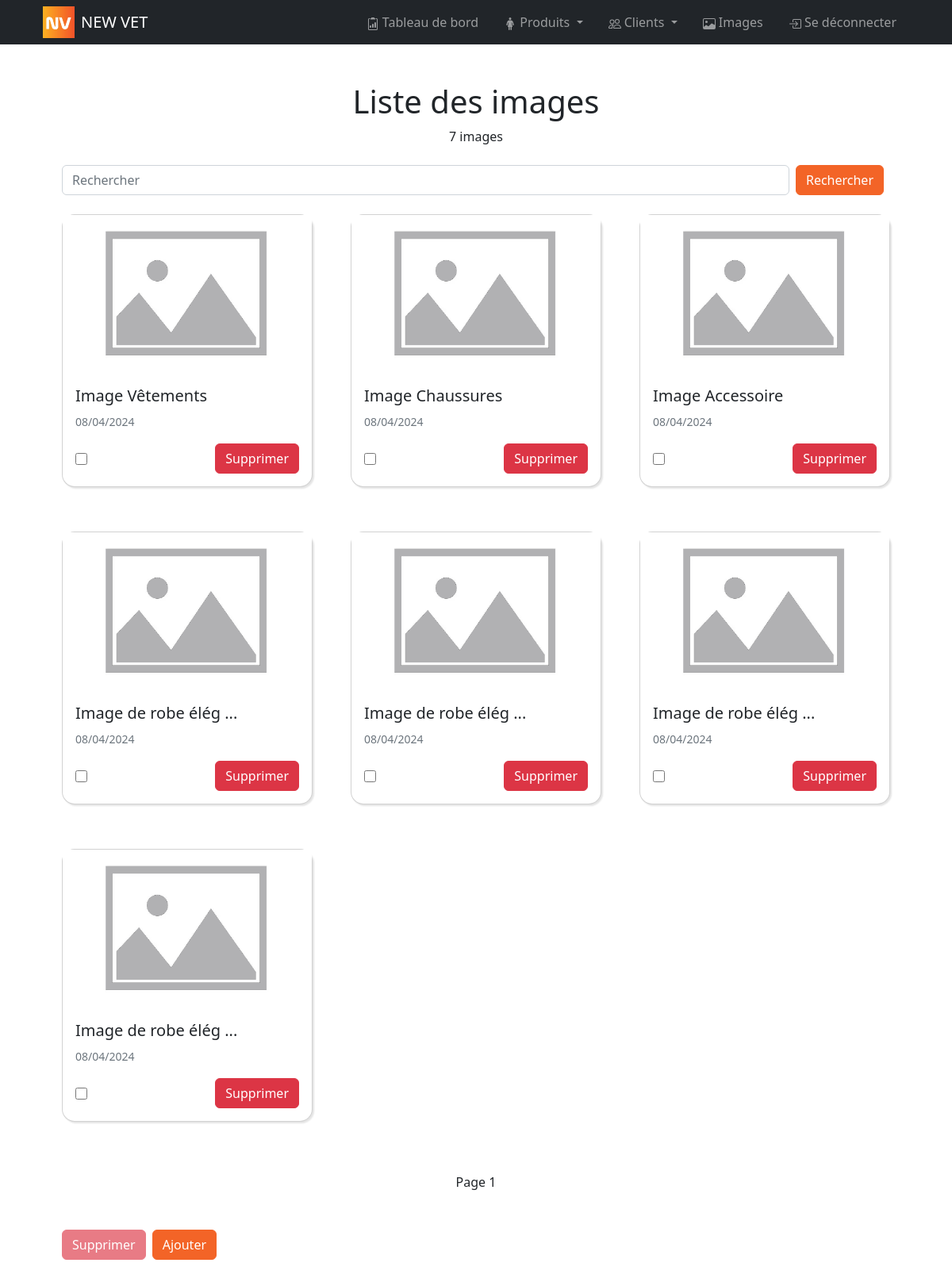
The page /bo/pages/images/index.php (signed in) on the database its author committed.
### tables this page shows
CREATE TABLE image(
        slug VARCHAR (50) NOT NULL UNIQUE,
        name VARCHAR (50),
        alt VARCHAR (250),
        path VARCHAR (250) NOT NULL,
        weight INT,
        extention VARCHAR (5),
        is_deleted BOOLEAN NOT NULL DEFAULT 0,
        created_at DATETIME NOT NULL DEFAULT NOW(),
        CONSTRAINT image_PK PRIMARY KEY (slug)
);

### models/image.php (called while the page is built, shortened)
<?php
function getImages($search = null, $sort = array(array('order' => 'ASC', 'order_by' => 'created_at')), $offset = null, $per_page = 10)
{
    $dbh = db_connect();
    $sql = "SELECT * FROM image";
    $sql .= " WHERE 1 = 1";
    $sql .= " AND is_deleted = 0";
    if ($sort) {
        $sql .= " ORDER BY ";
        foreach ($sort as $key => $value) {
            $sql .= "COALESCE(" . $value['order_by'] . ", 9999999) " . strtoupper($value['order']);
        }
    }
    if ($per_page) $sql .= " LIMIT :per_page";
    try {
        $sth = $dbh->prepare($sql);
        if ($per_page) $sth->bindValue(":per_page", $per_page, PDO::PARAM_INT);
        $sth->execute();
        $images = $sth->fetchAll(PDO::FETCH_ASSOC);
    } catch (PDOException $e) {
        die("Erreur lors de la requête SQL #36: " . $e->getMessage());
    }
    return $images;
}
function getImagesCount($search = null)
{
    $dbh = db_connect();
    $sql = "SELECT COUNT(*) FROM image WHERE 1 = 1 AND is_deleted = 0";
    try {
        $sth = $dbh->prepare($sql);
        $sth->execute();
        $count = $sth->fetchColumn();
    } catch (PDOException $e) {
        die("Erreur lors de la requête SQL #37: " . $e->getMessage());
    }
    return $count;
}

### helpers/image_or_placeholder.php (called while the page is built)
<?php
function image_or_placeholder($img_path, $full_placeholder_path = 'assets/img/default-img.webp')
{
    $full_img_path = UPLOAD_PATH . $img_path;
    $full_img_url = UPLOAD_URL . $img_path;
    if ($img_path && file_exists($full_img_path)) {
        return $full_img_url;
    } else {
        return APP_URL . $full_placeholder_path;
    }
}

### helpers/three_dots_string.php (called while the page is built)
<?php
function three_dots_string(string $txt, int $max = 100)
{
    if (strlen($txt) > $max) return substr($txt, 0, $max) . ' ...';
    return $txt;
}

### helpers/fr_date.php (called while the page is built)
<?php
function fr_date($inputDate) {
    $dateTime = new DateTime($inputDate);
    $formattedDate = $dateTime->format('d/m/Y');
    return $formattedDate;
}

### bo/pages/images/index.php (the view, shortened to what this page needs)
<?php
include_once APP_PATH . "/models/image.php";
include_once APP_PATH . "/helpers/three_dots_string.php";
include_once APP_PATH . "/helpers/fr_date.php";
$search = isset($_GET['search']) ? $_GET['search'] : null;
$order_by = isset($_GET['order_by']) ? $_GET['order_by'] : 'created_at';
$order = isset($_GET['order']) && $_GET['order'] == 'desc' ? 'DESC' : 'ASC';
$page = isset($_GET['page']) ? $_GET['page'] : 1;
$sort = array(array('order' => $order, 'order_by' => $order_by));
$images_count = getImagesCount($search);
$per_page = 10;
$offset = ($page - 1) * $per_page;
$maxPage = ceil($images_count / $per_page);
$images = getImages($search, $sort, $offset, $per_page);
?>
<!DOCTYPE html>
<html lang="fr">
<head>
    <link href="<?= APP_URL ?>bo/style/bootstrap.css" rel="stylesheet">
    <link href="<?= APP_URL ?>bo/style/main.css" rel="stylesheet">
</head>
<body>
    <?php include_once APP_PATH . "/bo/partials/header.php"; ?>
    <div class="container p-4 p-lg-5">
        <h1 class="text-center">Liste des images</h1>
        <p class="text-center"><?= $images_count ?> image<?php if ($images_count > 1) : ?>s<?php endif; ?></p>
        <form class="d-flex justify-content-between my-4" method="GET">
            <input class="form-control mr-sm-2" id="search" type="search" placeholder="Rechercher" aria-label="Search" name="search" value="<?= $search ?>">
            <button class="btn btn-primary mx-2 my-sm-0" type="submit">Rechercher</button>
        </form>
        <div class='row gx-4 gx-lg-5'>
            <?php
            foreach ($images as $image) {
            ?>
                <div class="col-md-4 mb-5">
                    <div class="card mb-2">
                        <img src="<?= image_or_placeholder(isset($image['path']) ? $image['path'] : '') ?>" class="card-img-top object-fit-cover" alt="<?= $image['alt'] ?>" width="100%" height="200px">
                        <div class="card-body">
                            <h5 class="card-title">
                                <?= three_dots_string($image['name'], 20) ?>
                            </h5>
                            <p class="card-text">
                                <?php if ($image['created_at']) : ?>
                                    <small class="text-muted">
                                        <?= fr_date($image['created_at']) ?>
                                    </small>
                                <?php endif; ?>
                            </p>
                            <div class="d-flex justify-content-between align-items-center">
                                <input type="checkbox" name="selected_images[]" value="<?= $image['slug'] ?>" onclick="enableSupprButton()">
                                <a href="<?= APP_URL ?>bo/pages/images/delete_image.php?slug=<?= $image['slug'] ?>" class="btn btn-danger">Supprimer</a>
                            </div>
                        </div>
                    </div>
                </div>
            <?php
            }
            ?>
        </div>
        <div class="d-flex justify-content-between my-2">
            <?php if ($page > 1) : ?>
                <a href="?search=<?= $search ?>&page=<?= $page - 1 ?>&order_by=<?= $order_by ?>&order=<?= $order ?>">Page précédent (<?= $page - 1 ?>)</a>
            <?php else : ?>
                <span>&nbsp;</span>
            <?php endif; ?>
            <span>Page <?= $page ?></span>
            <?php if ($page < $maxPage) : ?>
                <a href="?search=<?= $search ?>&page=<?= $page + 1 ?>&order_by=<?= $order_by ?>&order=<?= $order ?>">Page suivant (<?= $page + 1 ?>)</a>
            <?php else : ?>
                <span>&nbsp;</span>
            <?php endif; ?>
        </div>
        <div class="d-flex justify-content-start gap-2 my-5">
            <button id="delete-images" class="btn btn-danger" disabled onclick="deleteSelectedImages()">Supprimer</button>
            <a href="<?= APP_URL ?>bo/pages/images/create_image.php" class="btn btn-primary">Ajouter</a>
        </div>
    </div>
</body>
</html>

### bo/style/main.css (style rules this page uses)
:root { --primary: #F1452B; --secondary: #FEBD21; }
input[type="checkbox"] { accent-color: var(--primary); width: 15px; height: 15px; }
.object-fit-cover { object-fit: cover; }

### rows shown on the page
image: name "Image Vêtements", created_at "08/04/2024"
image: name "Image Chaussures", created_at "08/04/2024"
image: name "Image Accessoire", created_at "08/04/2024"
image: name "Image de robe élég ...", created_at "08/04/2024"
image: name "Image de robe élég ...", created_at "08/04/2024"
image: name "Image de robe élég ...", created_at "08/04/2024"
image: name "Image de robe élég ...", created_at "08/04/2024"

### other values the page prints
APP_NAME "NEW VET"
$images_count "7"
$page "1"
